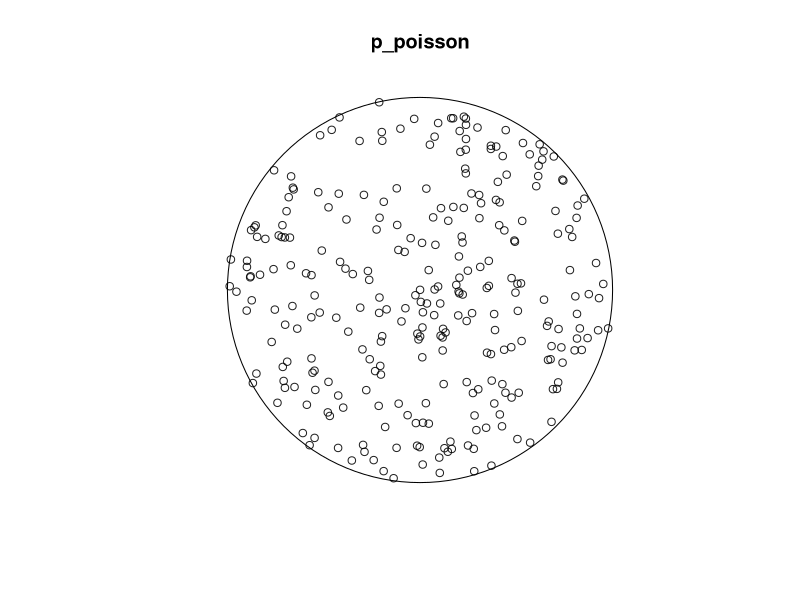
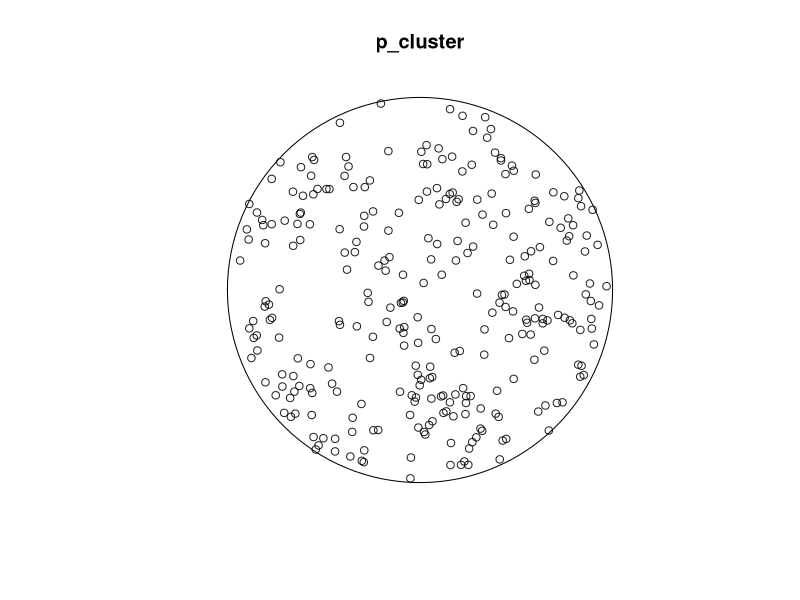
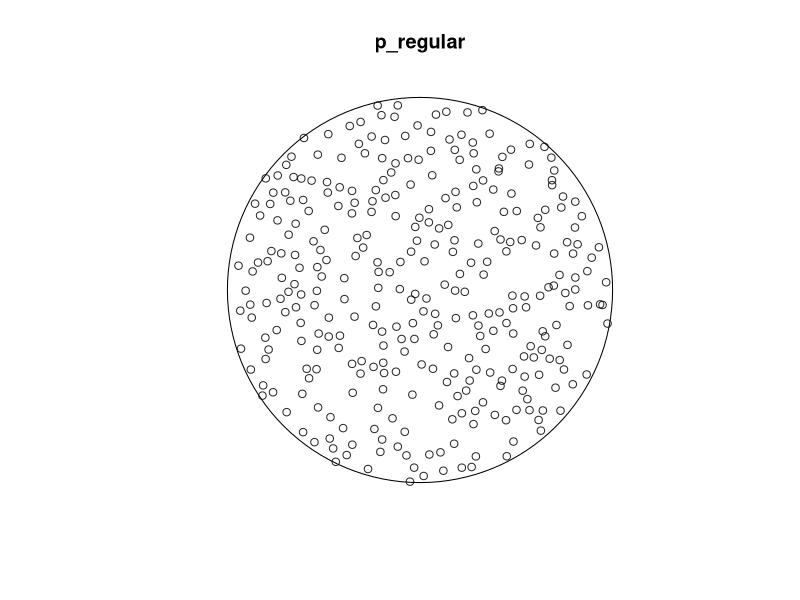

Generate these figures, in order, with R: (Note: this script raises an error after producing the figures.)
## ---- chunk 1
knitr::opts_chunk$set(echo = TRUE)
## ---- chunk 2
library(spatstat)
disc10 <- disc(radius = 10)
# p_poisson 
# Compute the rate as count divided by area
lambda <- 300/area.owin(disc10)
# Create a point pattern object
p_poisson <- rpoispp(lambda = lambda, win = disc10)
plot(p_poisson)

# p_cluster and p_regular
# Generate clustered points from a Thomas process
set.seed(123)
p_cluster <- rThomas(kappa = 0.35, scale = 1, mu = 3, win = disc10)
plot(p_cluster)
# Regular points from a Strauss process
set.seed(123)
p_regular <- rStrauss(beta = 2.9, gamma = 0.025, R = .5, W = disc10)
plot(p_regular)
## ---- chunk 3

quadrat.test(redoak, alternative = "regular") # p-value = 1
quadrat.test(redoak, alternative = "clustered") # very significant p-value: p-value = 4.477e-07

# My answer: I can reject the null hypothesis with p-value less than 0.01
